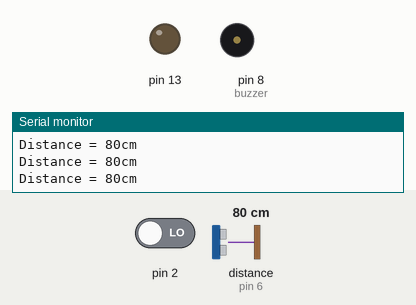
Bench run of a sketch on a simulated Arduino Uno, built with avr-gcc and run on an emulated ATmega328P. On the bench: output pins drawn as LEDs (lit = HIGH), buzzer (waves = sounding, pin HIGH), the last lines printed to the serial monitor. Wiring (inferred from the names in the program): ultrasonic range finder: trigger pin 7; echo pin 6. Inputs (shaded band) come from the test bench; at power-on: distance to the obstacle (sensor on pin 6) 80 cm, pin 2 LOW. The echo pulse lasts 58.3 µs per cm; pins used as bus, display or sensor lines are not drawn.

Above: at 1.4 s.
1.5 s: distance to the obstacle (sensor on pin 6) set to 34 cm
3.0 s: distance to the obstacle (sensor on pin 6) set to 30 cm
At 3.5 s:
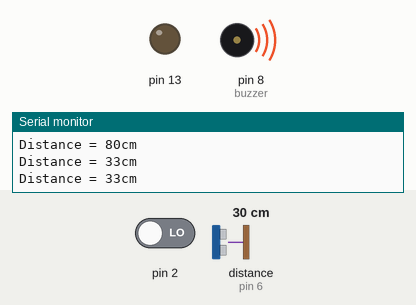
6.3 s: pin 2 driven HIGH
At 9.4 s:
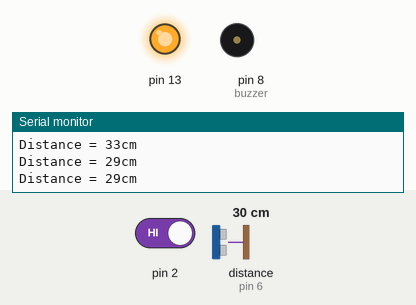
At 19.0 s:
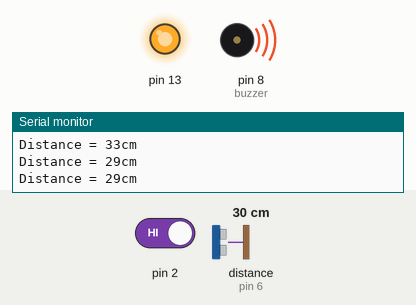
Timing chart, 0 to 32.2 s (numbered marks = the images above; inputs shaded):
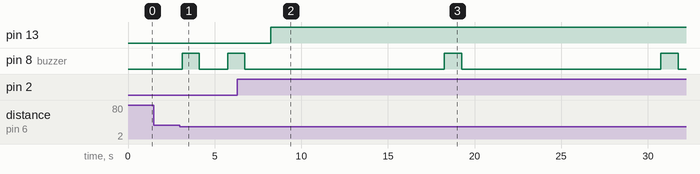

Measured:
- the behaviour switches between 32 and 31 cm on distance to the obstacle (sensor on pin 6) (found by bisection; images 0 and 1)
- after the input at 3.0 s, pin 8 (buzzer): LOW → HIGH after 0.12 s, → LOW 1.0 s later, → HIGH 1.6 s later
- after the input at 6.3 s, pin 13: LOW → HIGH after 1.9 s; pin 8 (buzzer): alternates HIGH for 1.0 s and LOW for 11.5 s, starting after 11.9 s

The sketch:

assign_1_home_automation1.ino
```cpp
const int buzzer = 8;

int echopin = 6;
int trigpin = 7;

int mesafe;
int sure;
int pirsensor = 0;


void setup()
{
  Serial.begin(9600);

  pinMode(buzzer, OUTPUT);
  pinMode(trigpin, OUTPUT);
  pinMode(echopin, INPUT);
  pinMode(13,OUTPUT);
  pinMode(12,INPUT);

}

void loop()
{
 digitalWrite(trigpin,LOW);
 delayMicroseconds(2);
 digitalWrite(trigpin,HIGH);
 delayMicroseconds(10);
 digitalWrite(trigpin,LOW);
 sure = pulseIn(echopin,HIGH);
 mesafe = (sure/2)/29.0;

 if(mesafe <= 15)
 {
  digitalWrite(buzzer,HIGH);
  delay(250);
  digitalWrite(buzzer,LOW);
  delay(125);
 }
 else if(mesafe <= 20)
 {
  digitalWrite(buzzer,HIGH);
  delay(500);
  digitalWrite(buzzer,LOW);
  delay(250);
 }
 else if(mesafe <= 30)
 {
  digitalWrite(buzzer,HIGH);
  delay(1000);
  digitalWrite(buzzer,LOW);
  delay(1000);
 }
 else
 {
  digitalWrite(buzzer,LOW);
 }
  Serial.print("Distance = ");
  Serial.print(mesafe);
  Serial.println("cm");
  delay(500);

pirsensor = digitalRead(2);
if (pirsensor==HIGH)
	{
		digitalWrite(13,HIGH);
		delay(10000);
	}
else
	{
		digitalWrite(13,LOW);
		delay(120);
	}
}
```
